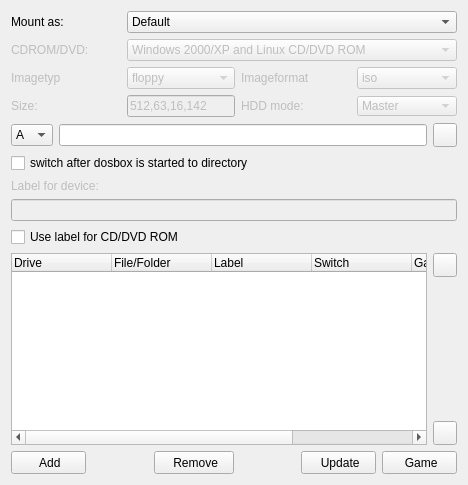
     <widget class="QWidget" name="pageAutoexec">
      <layout class="QGridLayout" name="gridLayout_16">
       <item row="0" column="0" colspan="2">
        <layout class="QHBoxLayout" name="hlAutoexecMount">
         <item>
          <widget class="QLabel" name="labelAutoexecDirectoryOption">
           <property name="minimumSize">
            <size>
             <width>110</width>
             <height>0</height>
            </size>
           </property>
           <property name="maximumSize">
            <size>
             <width>110</width>
             <height>16777215</height>
            </size>
           </property>
           <property name="text">
            <string>Mount as:</string>
           </property>
           <property name="buddy">
            <cstring>comboBoxAutoexecMountOption</cstring>
           </property>
          </widget>
         </item>
         <item>
          <widget class="QComboBox" name="comboBoxAutoexecMountOption">
           <item>
            <property name="text">
             <string>Default</string>
            </property>
           </item>
           <item>
            <property name="text">
             <string>CD/DVD ROM</string>
            </property>
           </item>
           <item>
            <property name="text">
             <string>Floppy</string>
            </property>
           </item>
           <item>
            <property name="text">
             <string>Image</string>
            </property>
           </item>
          </widget>
         </item>
        </layout>
       </item>
       <item row="1" column="0" colspan="2">
        <layout class="QGridLayout" name="hlAutoexecCDRomDVD">
         <property name="margin">
          <number>0</number>
         </property>
         <property name="spacing">
          <number>6</number>
         </property>
         <item row="0" column="0">
          <widget class="QLabel" name="labelAutoexecCDDVDROMOption">
           <property name="enabled">
            <bool>false</bool>
           </property>
           <property name="minimumSize">
            <size>
             <width>110</width>
             <height>0</height>
            </size>
           </property>
           <property name="maximumSize">
            <size>
             <width>110</width>
             <height>16777215</height>
            </size>
           </property>
           <property name="text">
            <string>CDROM/DVD:</string>
           </property>
           <property name="buddy">
            <cstring>comboBoxAutoexecCDDVDROMOption</cstring>
           </property>
          </widget>
         </item>
         <item row="0" column="1">
          <widget class="QComboBox" name="comboBoxAutoexecCDDVDROMOption">
           <property name="enabled">
            <bool>false</bool>
           </property>
           <item>
            <property name="text">
             <string>Windows 2000/XP and Linux CD/DVD ROM</string>
            </property>
           </item>
           <item>
            <property name="text">
             <string>Windows 98 CD/DVD ROM</string>
            </property>
           </item>
          </widget>
         </item>
        </layout>
       </item>
       <item row="2" column="0">
        <layout class="QHBoxLayout" name="hlAutoexecImageType">
         <item>
          <widget class="QLabel" name="labelAutoexecImageTyp">
           <property name="enabled">
            <bool>false</bool>
           </property>
           <property name="minimumSize">
            <size>
             <width>110</width>
             <height>0</height>
            </size>
           </property>
           <property name="maximumSize">
            <size>
             <width>110</width>
             <height>16777215</height>
            </size>
           </property>
           <property name="text">
            <string>Imagetyp</string>
           </property>
           <property name="buddy">
            <cstring>comboBoxAutoexecCDDVDROMOption</cstring>
           </property>
          </widget>
         </item>
         <item>
          <widget class="QComboBox" name="comboBoxAutoexecImageTyp">
           <property name="enabled">
            <bool>false</bool>
           </property>
           <item>
            <property name="text">
             <string>floppy</string>
            </property>
           </item>
           <item>
            <property name="text">
             <string>iso</string>
            </property>
           </item>
           <item>
            <property name="text">
             <string>hdd</string>
            </property>
           </item>
          </widget>
         </item>
        </layout>
       </item>
       <item row="2" column="1">
        <layout class="QHBoxLayout" name="hlAutoexecImageFormat">
         <item>
          <widget class="QLabel" name="labelAutoexecImageFormat">
           <property name="enabled">
            <bool>false</bool>
           </property>
           <property name="minimumSize">
            <size>
             <width>110</width>
             <height>0</height>
            </size>
           </property>
           <property name="maximumSize">
            <size>
             <width>110</width>
             <height>16777215</height>
            </size>
           </property>
           <property name="text">
            <string>Imageformat</string>
           </property>
           <property name="buddy">
            <cstring>comboBoxAutoexecCDDVDROMOption</cstring>
           </property>
          </widget>
         </item>
         <item>
          <widget class="QComboBox" name="comboBoxAutoexecImageFormat">
           <property name="enabled">
            <bool>false</bool>
           </property>
           <item>
            <property name="text">
             <string>iso</string>
            </property>
           </item>
           <item>
            <property name="text">
             <string>fat</string>
            </property>
           </item>
           <item>
            <property name="text">
             <string>none</string>
            </property>
           </item>
          </widget>
         </item>
        </layout>
       </item>
       <item row="3" column="0">
        <layout class="QHBoxLayout" name="hlAutoexecSize">
         <item>
          <widget class="QLabel" name="labelAutoexecImageSize">
           <property name="enabled">
            <bool>false</bool>
           </property>
           <property name="minimumSize">
            <size>
             <width>110</width>
             <height>0</height>
            </size>
           </property>
           <property name="maximumSize">
            <size>
             <width>110</width>
             <height>16777215</height>
            </size>
           </property>
           <property name="text">
            <string>Size:</string>
           </property>
           <property name="buddy">
            <cstring>comboBoxAutoexecCDDVDROMOption</cstring>
           </property>
          </widget>
         </item>
         <item>
          <widget class="QLineEdit" name="lineEditImageSize">
           <property name="enabled">
            <bool>false</bool>
           </property>
           <property name="toolTip">
            <string>sectorsbytesize, sectorsperhead, heads, cylinders</string>
           </property>
           <property name="statusTip">
            <string>sectorsbytesize, sectorsperhead, heads, cylinders</string>
           </property>
           <property name="whatsThis">
            <string>sectorsbytesize, sectorsperhead, heads, cylinders</string>
           </property>
           <property name="text">
            <string>512,63,16,142</string>
           </property>
          </widget>
         </item>
        </layout>
       </item>
       <item row="3" column="1">
        <layout class="QHBoxLayout" name="hlAutoexecHddMode">
         <item>
          <widget class="QLabel" name="labelAutoexecImageHddMode">
           <property name="enabled">
            <bool>false</bool>
           </property>
           <property name="minimumSize">
            <size>
             <width>110</width>
             <height>0</height>
            </size>
           </property>
           <property name="maximumSize">
            <size>
             <width>110</width>
             <height>16777215</height>
            </size>
           </property>
           <property name="text">
            <string>HDD mode:</string>
           </property>
           <property name="buddy">
            <cstring>comboBoxAutoexecCDDVDROMOption</cstring>
           </property>
          </widget>
         </item>
         <item>
          <widget class="QComboBox" name="comboBoxAutoexecImageHddMode">
           <property name="enabled">
            <bool>false</bool>
           </property>
           <property name="minimumSize">
            <size>
             <width>100</width>
             <height>20</height>
            </size>
           </property>
           <property name="maximumSize">
            <size>
             <width>100</width>
             <height>20</height>
            </size>
           </property>
           <item>
            <property name="text">
             <string>Master</string>
            </property>
           </item>
           <item>
            <property name="text">
             <string>Slave</string>
            </property>
           </item>
          </widget>
         </item>
        </layout>
       </item>
       <item row="4" column="0" colspan="2">
        <layout class="QGridLayout" name="glAutoexecMountDir">
         <property name="margin">
          <number>0</number>
         </property>
         <property name="spacing">
          <number>6</number>
         </property>
         <item row="1" column="0">
          <widget class="QCheckBox" name="checkBoxSwitchDir">
           <property name="text">
            <string>switch after dosbox is started to directory</string>
           </property>
          </widget>
         </item>
         <item row="0" column="0">
          <layout class="QGridLayout" name="hlAutoexecMountDir">
           <property name="margin">
            <number>0</number>
           </property>
           <property name="spacing">
            <number>6</number>
           </property>
           <item row="0" column="2">
            <widget class="QPushButton" name="btnAutoexecDrive">
             <property name="minimumSize">
              <size>
               <width>24</width>
               <height>24</height>
              </size>
             </property>
             <property name="maximumSize">
              <size>
               <width>24</width>
               <height>24</height>
              </size>
             </property>
             <property name="icon">
              <iconset resource="../../../resource/dboxfe.qrc">
               <normaloff>:/pics/images/folder-open_16.png</normaloff>:/pics/images/folder-open_16.png</iconset>
             </property>
            </widget>
           </item>
           <item row="0" column="0">
            <widget class="QComboBox" name="comboBoxDrive">
             <item>
              <property name="text">
               <string>A</string>
              </property>
             </item>
             <item>
              <property name="text">
               <string>C</string>
              </property>
             </item>
             <item>
              <property name="text">
               <string>D</string>
              </property>
             </item>
             <item>
              <property name="text">
               <string>E</string>
              </property>
             </item>
             <item>
              <property name="text">
               <string>F</string>
              </property>
             </item>
             <item>
              <property name="text">
               <string>G</string>
              </property>
             </item>
             <item>
              <property name="text">
               <string>H</string>
              </property>
             </item>
             <item>
              <property name="text">
               <string>I</string>
              </property>
             </item>
             <item>
              <property name="text">
               <string>J</string>
              </property>
             </item>
             <item>
              <property name="text">
               <string>K</string>
              </property>
             </item>
             <item>
              <property name="text">
               <string>L</string>
              </property>
             </item>
             <item>
              <property name="text">
               <string>M</string>
              </property>
             </item>
             <item>
              <property name="text">
               <string>N</string>
              </property>
             </item>
             <item>
              <property name="text">
               <string>O</string>
              </property>
             </item>
             <item>
              <property name="text">
               <string>P</string>
              </property>
             </item>
             <item>
              <property name="text">
               <string>Q</string>
              </property>
             </item>
             <item>
              <property name="text">
               <string>R</string>
              </property>
             </item>
             <item>
              <property name="text">
               <string>S</string>
              </property>
             </item>
             <item>
              <property name="text">
               <string>T</string>
              </property>
             </item>
             <item>
              <property name="text">
               <string>U</string>
              </property>
             </item>
             <item>
              <property name="text">
               <string>V</string>
              </property>
             </item>
             <item>
              <property name="text">
               <string>W</string>
              </property>
             </item>
             <item>
              <property name="text">
               <string>X</string>
              </property>
             </item>
             <item>
              <property name="text">
               <string>Y</string>
              </property>
             </item>
            </widget>
           </item>
           <item row="0" column="1">
            <widget class="QLineEdit" name="lineEditDrives">
             <property name="text">
              <string/>
             </property>
            </widget>
           </item>
          </layout>
         </item>
        </layout>
       </item>
       <item row="5" column="0" colspan="2">
        <layout class="QGridLayout" name="glAutoexecDeviceLabel">
         <property name="margin">
          <number>0</number>
         </property>
         <property name="spacing">
          <number>6</number>
         </property>
         <item row="2" column="0">
          <widget class="QCheckBox" name="checkBoxLabelCDDVD">
           <property name="text">
            <string>Use label for CD/DVD ROM</string>
           </property>
          </widget>
         </item>
         <item row="0" column="0">
          <widget class="QLabel" name="labelDeviceName">
           <property name="enabled">
            <bool>false</bool>
           </property>
           <property name="minimumSize">
            <size>
             <width>110</width>
             <height>0</height>
            </size>
           </property>
           <property name="maximumSize">
            <size>
             <width>110</width>
             <height>16777215</height>
            </size>
           </property>
           <property name="text">
            <string>Label for device:</string>
           </property>
           <property name="buddy">
            <cstring>lineEditDeviceLabel</cstring>
           </property>
          </widget>
         </item>
         <item row="1" column="0">
          <widget class="QLineEdit" name="lineEditDeviceLabel">
           <property name="enabled">
            <bool>false</bool>
           </property>
          </widget>
         </item>
        </layout>
       </item>
       <item row="6" column="0" colspan="2">
        <layout class="QGridLayout" name="glAutoexecOption">
         <item row="0" column="0">
          <widget class="QTreeWidget" name="treeWidgetAutoexec">
           <property name="showDropIndicator" stdset="0">
            <bool>false</bool>
           </property>
           <property name="rootIsDecorated">
            <bool>false</bool>
           </property>
           <column>
            <property name="text">
             <string>Drive</string>
            </property>
           </column>
           <column>
            <property name="text">
             <string>File/Folder</string>
            </property>
           </column>
           <column>
            <property name="text">
             <string>Label</string>
            </property>
           </column>
           <column>
            <property name="text">
             <string>Switch</string>
            </property>
           </column>
           <column>
            <property name="text">
             <string>Game</string>
            </property>
           </column>
           <column>
            <property name="text">
             <string>Mount option</string>
            </property>
           </column>
          </widget>
         </item>
         <item row="0" column="1">
          <layout class="QGridLayout" name="vlAutoexecMove">
           <property name="margin">
            <number>0</number>
           </property>
           <property name="spacing">
            <number>6</number>
           </property>
           <item row="1" column="0">
            <spacer name="vsAutoexecMove">
             <property name="orientation">
              <enum>Qt::Vertical</enum>
             </property>
             <property name="sizeHint" stdset="0">
              <size>
               <width>20</width>
               <height>40</height>
              </size>
             </property>
            </spacer>
           </item>
           <item row="2" column="0">
            <widget class="QPushButton" name="btnAutoexecDown">
             <property name="minimumSize">
              <size>
               <width>24</width>
               <height>24</height>
              </size>
             </property>
             <property name="maximumSize">
              <size>
               <width>24</width>
               <height>24</height>
              </size>
             </property>
             <property name="text">
              <string/>
             </property>
             <property name="icon">
              <iconset resource="../../../resource/dboxfe.qrc">
               <normaloff>:/pics/images/arrow-down_16.png</normaloff>:/pics/images/arrow-down_16.png</iconset>
             </property>
            </widget>
           </item>
           <item row="0" column="0">
            <widget class="QPushButton" name="btnAutoexecUp">
             <property name="minimumSize">
              <size>
               <width>24</width>
               <height>24</height>
              </size>
             </property>
             <property name="maximumSize">
              <size>
               <width>24</width>
               <height>24</height>
              </size>
             </property>
             <property name="text">
              <string/>
             </property>
             <property name="icon">
              <iconset resource="../../../resource/dboxfe.qrc">
               <normaloff>:/pics/images/arrow-up_16.png</normaloff>:/pics/images/arrow-up_16.png</iconset>
             </property>
            </widget>
           </item>
          </layout>
         </item>
        </layout>
       </item>
       <item row="7" column="0" colspan="2">
        <layout class="QHBoxLayout" name="hlAutoexecomboBoxuttonGroup">
         <property name="spacing">
          <number>6</number>
         </property>
         <property name="margin">
          <number>0</number>
         </property>
         <item>
          <widget class="QPushButton" name="btnAutoexecAdd">
           <property name="minimumSize">
            <size>
             <width>75</width>
             <height>23</height>
            </size>
           </property>
           <property name="maximumSize">
            <size>
             <width>75</width>
             <height>23</height>
            </size>
           </property>
           <property name="text">
            <string> Add</string>
           </property>
           <property name="icon">
            <iconset resource="../../../resource/dboxfe.qrc">
             <normaloff>:/pics/images/add_16.png</normaloff>:/pics/images/add_16.png</iconset>
           </property>
           <property name="flat">
            <bool>false</bool>
           </property>
          </widget>
         </item>
         <item>
          <spacer name="hsAutoexec1">
           <property name="orientation">
            <enum>Qt::Horizontal</enum>
           </property>
           <property name="sizeHint" stdset="0">
            <size>
             <width>40</width>
             <height>20</height>
            </size>
           </property>
          </spacer>
         </item>
         <item>
          <widget class="QPushButton" name="btnAutoexecRemove">
           <property name="minimumSize">
            <size>
             <width>80</width>
             <height>23</height>
            </size>
           </property>
           <property name="maximumSize">
            <size>
             <width>80</width>
             <height>23</height>
            </size>
           </property>
           <property name="text">
            <string> Remove</string>
           </property>
           <property name="icon">
            <iconset resource="../../../resource/dboxfe.qrc">
             <normaloff>:/pics/images/delete_16.png</normaloff>:/pics/images/delete_16.png</iconset>
           </property>
          </widget>
         </item>
         <item>
          <spacer name="hsAutoexec2">
           <property name="orientation">
            <enum>Qt::Horizontal</enum>
           </property>
           <property name="sizeHint" stdset="0">
            <size>
             <width>40</width>
             <height>20</height>
            </size>
           </property>
          </spacer>
         </item>
         <item>
          <widget class="QPushButton" name="btnAutoexecUpdate">
           <property name="minimumSize">
            <size>
             <width>75</width>
             <height>23</height>
            </size>
           </property>
           <property name="maximumSize">
            <size>
             <width>75</width>
             <height>23</height>
            </size>
           </property>
           <property name="text">
            <string> Update</string>
           </property>
           <property name="icon">
            <iconset resource="../../../resource/dboxfe.qrc">
             <normaloff>:/pics/images/undo_16.png</normaloff>:/pics/images/undo_16.png</iconset>
           </property>
          </widget>
         </item>
         <item>
          <widget class="QPushButton" name="btnGame">
           <property name="minimumSize">
            <size>
             <width>75</width>
             <height>23</height>
            </size>
           </property>
           <property name="maximumSize">
            <size>
             <width>75</width>
             <height>23</height>
            </size>
           </property>
           <property name="text">
            <string> Game</string>
           </property>
           <property name="icon">
            <iconset resource="../../../resource/dboxfe.qrc">
             <normaloff>:/pics/images/disc-media_16.png</normaloff>:/pics/images/disc-media_16.png</iconset>
           </property>
          </widget>
         </item>
        </layout>
       </item>
      </layout>
     </widget>
